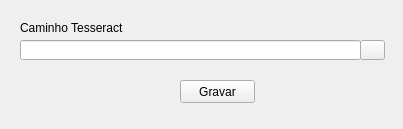
<?xml version="1.0" encoding="UTF-8"?>
<ui version="4.0">
 <class>config</class>
 <widget class="QFrame" name="config">
  <property name="windowModality">
   <enum>Qt::WindowModal</enum>
  </property>
  <property name="geometry">
   <rect>
    <x>0</x>
    <y>0</y>
    <width>403</width>
    <height>129</height>
   </rect>
  </property>
  <property name="windowTitle">
   <string>Configurações</string>
  </property>
  <widget class="QPushButton" name="btPesqCamTess">
   <property name="geometry">
    <rect>
     <x>360</x>
     <y>40</y>
     <width>25</width>
     <height>20</height>
    </rect>
   </property>
   <property name="text">
    <string/>
   </property>
   <property name="icon">
    <iconset>
     <normaloff>lupa.png</normaloff>lupa.png</iconset>
   </property>
  </widget>
  <widget class="QPushButton" name="btGravar">
   <property name="geometry">
    <rect>
     <x>180</x>
     <y>80</y>
     <width>75</width>
     <height>23</height>
    </rect>
   </property>
   <property name="text">
    <string>Gravar</string>
   </property>
  </widget>
  <widget class="QLineEdit" name="txtCamTess">
   <property name="geometry">
    <rect>
     <x>20</x>
     <y>40</y>
     <width>341</width>
     <height>20</height>
    </rect>
   </property>
  </widget>
  <widget class="QLabel" name="label">
   <property name="geometry">
    <rect>
     <x>20</x>
     <y>20</y>
     <width>111</width>
     <height>16</height>
    </rect>
   </property>
   <property name="text">
    <string>Caminho Tesseract</string>
   </property>
  </widget>
 </widget>
 <resources/>
 <connections/>
</ui>
